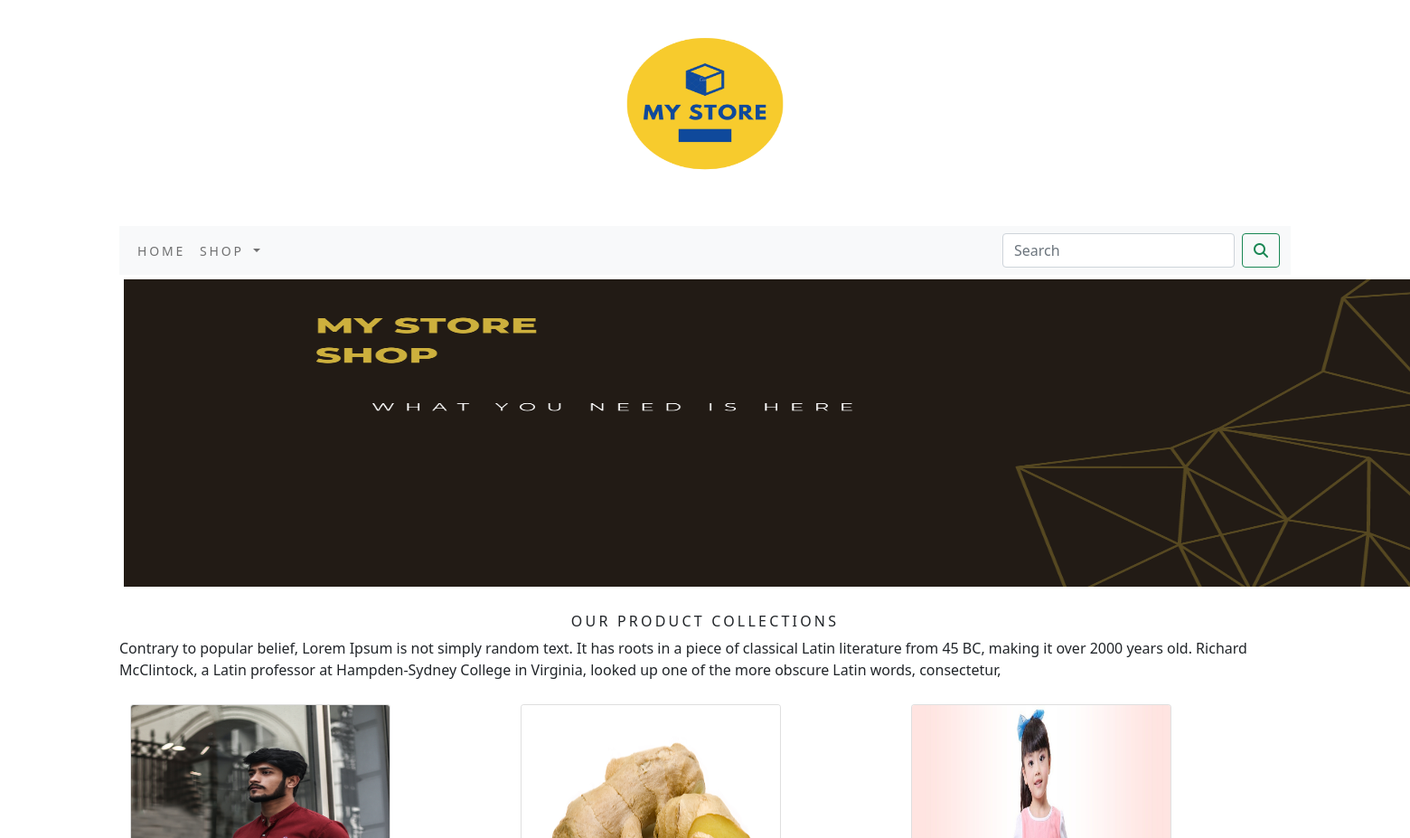
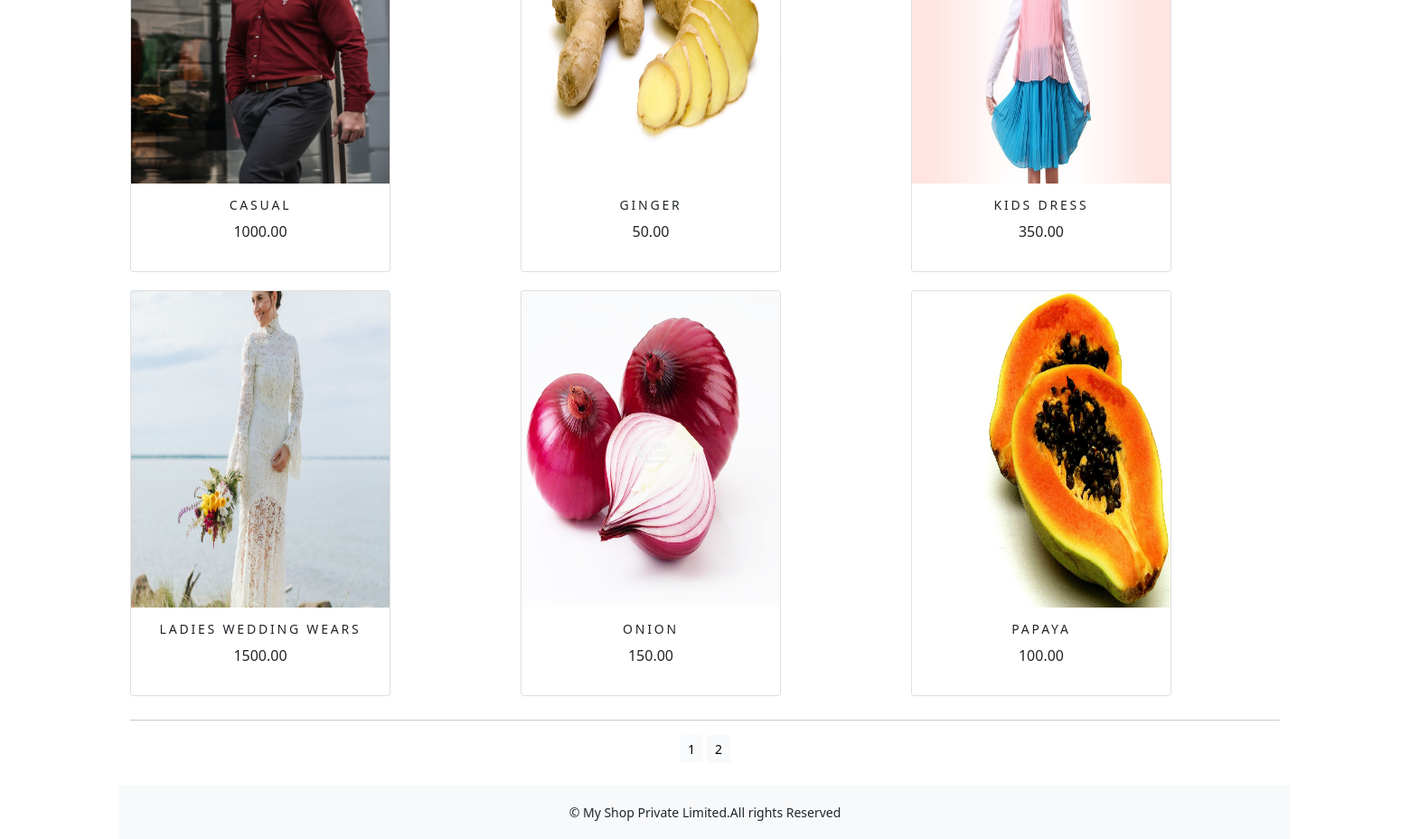
The app's page /shop/ with its own data (2 pictures, top to bottom).
### shop/models.py (models this page shows, shortened)
class Product(models.Model):
    name=models.CharField(max_length=250,unique=True)
    slug=models.SlugField(max_length=250,unique=True)
    description=models.TextField(blank=True)
    price=models.DecimalField(max_digits=10,decimal_places=2)
    category=models.ForeignKey(Category,on_delete=models.CASCADE)
    image=models.ImageField(upload_to='product',blank=True)
    stock=models.IntegerField()
    available=models.BooleanField(default=True)
    created=models.DateTimeField(auto_now_add=True)
    updated=models.DateTimeField(auto_now=True)
    def get_url(self):
        return reverse('shop:prodCatdetail',args=[self.category.slug,self.slug])
    class Meta:
        ordering=('name',)
        verbose_name='product'
        verbose_name_plural='products'

### shop/views.py (the view)
# urls.py: path('',views.allProdCat,name='allProdCat'),
def allProdCat(request,c_slug=None):
    c_page = None
    product_list=None
    if c_slug!=None:
        c_page = get_object_or_404(Category,slug=c_slug)
        product_list = Product.objects.all().filter(category=c_page,available=True)
    else:
        product_list=Product.objects.all().filter(available=True)
    paginator=Paginator(product_list,6)
    try:
        page=int(request.GET.get('page','1'))
    except:
        page=1
    try:
        products=paginator.page(page)
    except(EmptyPage,InvalidPage):
        products=paginator.page(paginator.num_pages)
    return render(request,"category.html",{'category':c_page,'products':products})

### cart/context_processors.py (called while the page is built)
def counter(request):
    item_count=0
    if 'admin' in request.path:
        return {}
    else:
        try:
            cart=Cart.objects.filter(cart_id=_cart_id(request))
            cart_items=CartItem.objects.all().filter(cart=cart[:1])
            for cart_item in cart_items:
                item_count += cart_item.quantity
        except Cart.DoesNotExist:
            item_count = 0
    return dict(item_count=item_count)

### cart/views.py (called while the page is built)
def _cart_id(request):
    cart=request.session.session_key
    if not cart:
        cart=request.session.create()
    return cart

### shop/context_processors.py (called while the page is built)
def menu_links(request):
    links=Category.objects.all()
    return dict(links=links)

### shop/models.py (called while the page is built)
    def get_url(self):
        return reverse('shop:products_by_category',args=[self.slug])

### template/category.html (shortened to what this page needs)
{% extends 'base.html' %}
{% load static %}
{% block content %}
<div class="mx_auto">
     {% if category %}
     <img class="my_image" src="{{category.image.url}}" alt="{{category.name}}" height="350" width="1550">
</div>
  <br>
<div>
     <h1 class="text-center my_title">{{category.name}}</h1>
     <p class="text-justify">{{category.description}}</p>
</div>
    {% else %}
<div>
     <img class="my_image my_image_padding" src="{% static 'img/banner.png' %}" alt="our product" height="350" width="1550">
</div>
<br>
<div>
     <h1 class="text-center my_title">Our Product Collections</h1>
     <p class="text-justify">Contrary to popular belief, Lorem Ipsum is not simply random text. It has roots in a piece of classical Latin literature from 45 BC, making it over 2000 years old. Richard McClintock, a Latin professor at Hampden-Sydney College in Virginia, looked up one of the more obscure Latin words, consectetur,</p>
</div>
{% endif %}
<div class="container">
     <div class="row mx_auto">
     {% for product in products.object_list %}
     <div class="my_bottom_margin col-9 col-sm-12 col-md-4 xol-lg-4">
          <div class="card text-center" style="width: 18rem;">
          <a href="{{product.get_url}}"><img class="card-img-top my_image" src="{{product.image.url}}" alt="{{product.name}}" width="350" height="350"></a>
          <div class="card-body">
               <h4>{{product.name}}</h4>
               <p>{{product.price}}</p>
          </div>
          </div>
     </div>
         {% endfor %}
     </div>
     <div class="mx-auto">
          {% if products.paginator.num_pages > 1 %}
          <hr>
          <div class="text-center">
               {% for pg in products.paginator.page_range %}
               <a href="?page={{pg}}"  class="btn btn-light btn-sm {% if products.number == pg %} active {% endif %}">{{pg}}</a>
               {% endfor %}
          </div>
         {% endif %}
     </div>
     <br>
</div>
{% endblock %}

### template/base.html (shortened to what this page needs)
{% load static %}
<!DOCTYPE html>
<html lang="en">
<head>
    <link href="{% static 'css/custom.css' %}" rel="stylesheet">
    <link href="{% static 'css/bootstrap.min.css' %}" rel="stylesheet">
</head>
<body>
<div class="container">
{% include 'header.html' %}
{% include 'navbar.html' %}
{% block content %}
{% endblock %}
    </div>
{% include 'footer.html' %}
</body>
</html>

### template/header.html
{% load static %}
<header>
    <center>
        <a href="{% url 'shop:allProdCat' %}"> <img  src="{% static 'img/logo.png' %}" alt="logimage" height="250" width="250">
    </center>
</header>

### template/navbar.html (shortened to what this page needs)
<nav class="navbar navbar-expand-lg navbar-light bg-light">
  <div class="container-fluid">
    <div class="collapse navbar-collapse" id="navbarSupportedContent">
      <ul class="navbar-nav me-auto mb-2 mb-lg-0">
        <li class="nav-item">
          <a class="nav-link" href="#">Home</a>
        </li>
        <li class="nav-item dropdown {% if 'shop' in request.path %} active {% endif %}">
          <a class="nav-link dropdown-toggle" href="#" id="navbarDropdown" role="button" data-bs-toggle="dropdown" aria-expanded="false">
            Shop
          </a>
        </li>
      </ul>
      <form class="d-flex" action="{% url 'search_app:SearchResult' %}" method="get">
        <input class="form-control me-2" type="search" placeholder="Search" name="q" aria-label="Search">
        <button class="btn btn-outline-success" type="submit"><i class="fa fa-search"></i></button>
      </form>
    </div>
  </div>
</nav>

### template/footer.html
<div class="footer navbar-fixed-bottom my_footer">
  <p class="text-center">&copy; My Shop Private Limited.All rights Reserved</p>
</div>

### static/css/custom.css (style rules this page uses)
body { font-family: 'Poltawski Nowy', serif; }
.nav-item { letter-spacing: .2em; font-size:14px; text-transform:uppercase; }
.my_footer { background-color:#f8f9fa; height:60px; }
.my_footer p { padding-top:20px; font-size:14px; }
.my_image { width=100%; height=auto; }
.my_title { letter-spacing:.2em; font-size:16px; text-transform:uppercase; }
.my_image_padding { padding:5px; }
.my_bottom_margin { margin-bottom=10px; padding:10px; }
.card-body h4 { letter-spacing:.2em; font-size:14px; text-transform:uppercase; }

### records on screen
Product: image (picture), name "CASUAL", price "1000.00"
Product: image (picture), name "GINGER", price "50.00"
Product: image (picture), name "KIDS DRESS", price "350.00"
Product: image (picture), name "LADIES WEDDING WEARS", price "1500.00"
Product: image (picture), name "ONION", price "150.00"
Product: image (picture), name "PAPAYA", price "100.00"

### other values on screen
{{ pg }} "1" "2"
